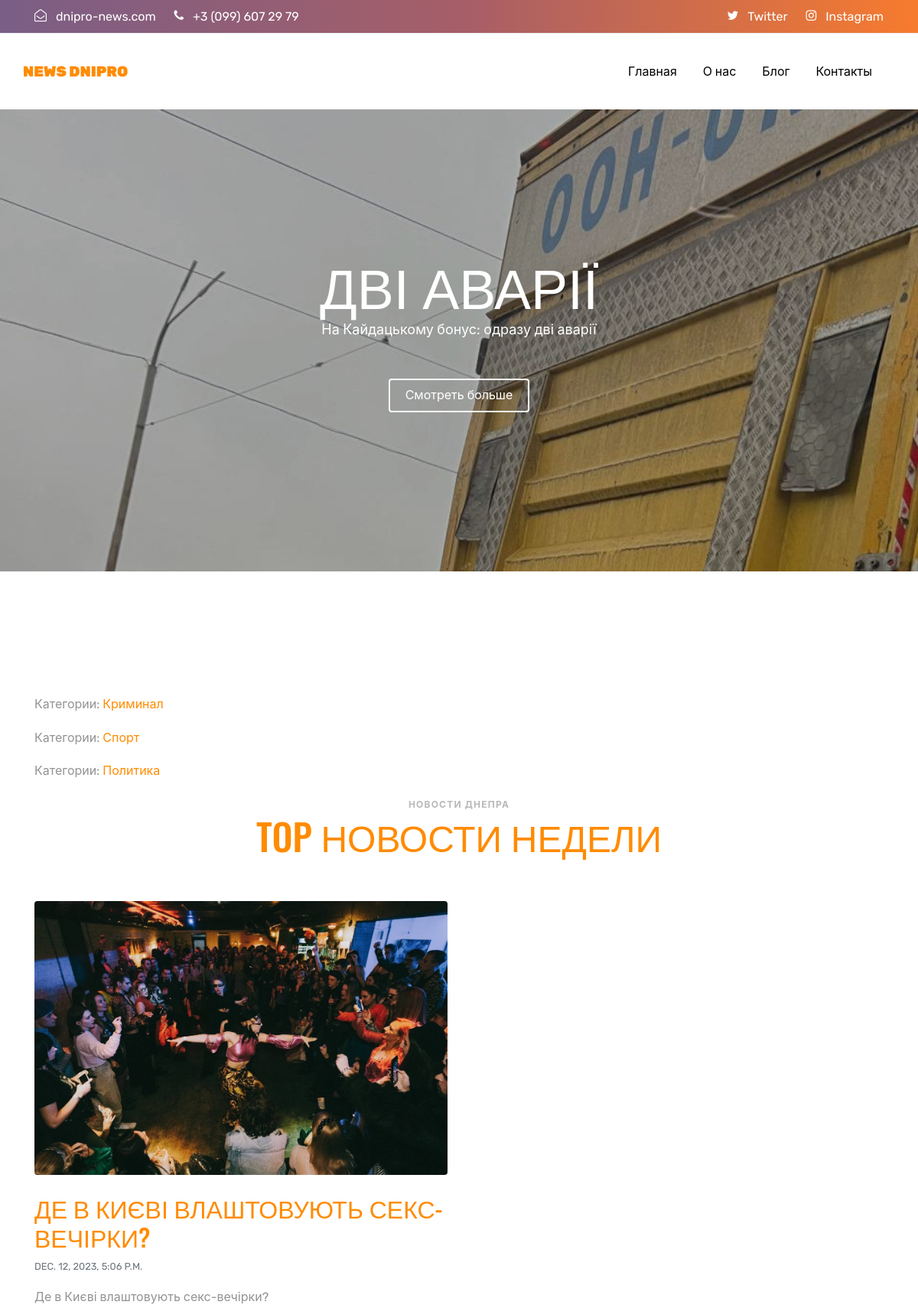
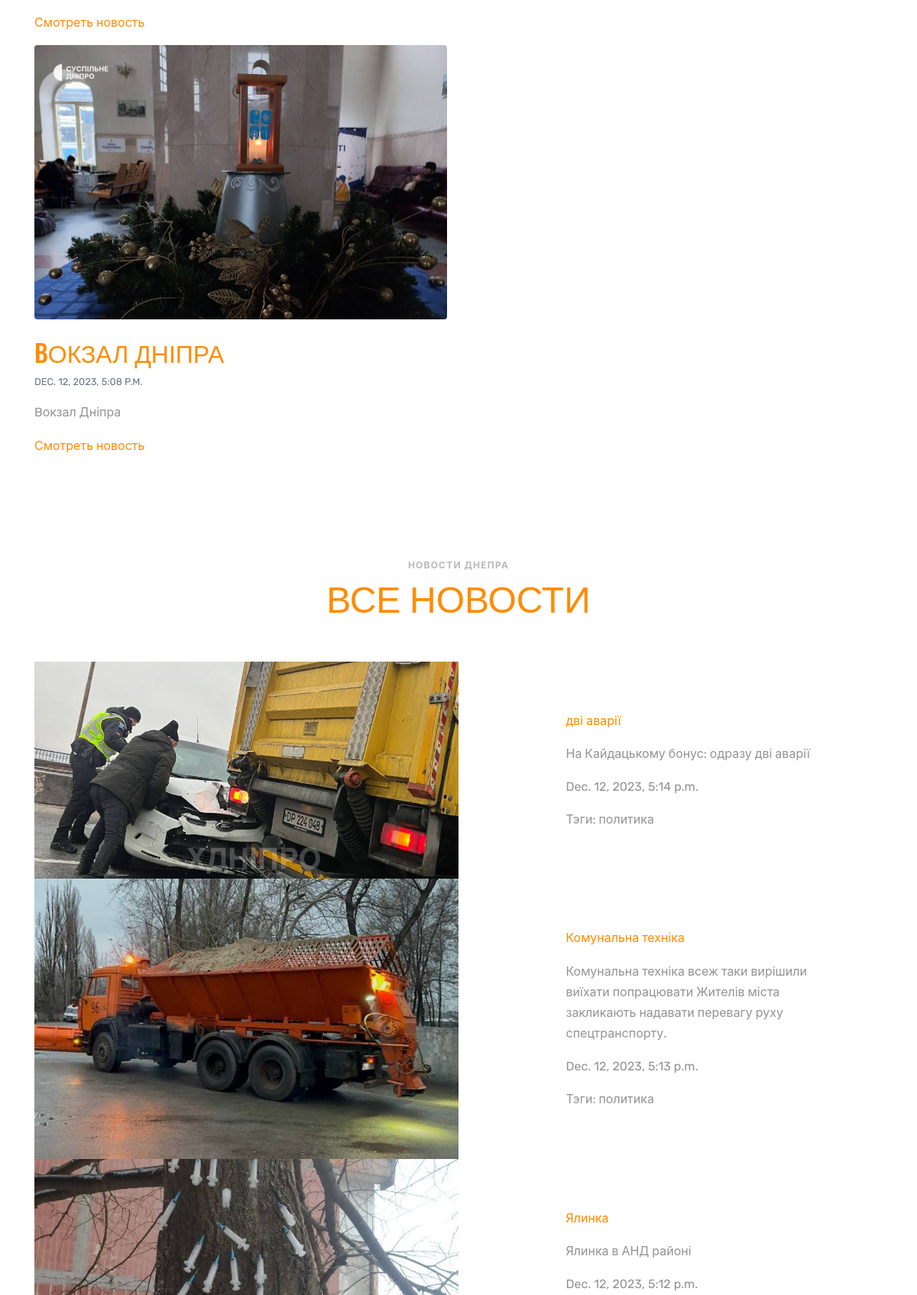
The page / (upper part) on the database its author committed (2 pictures, top to bottom).
### news/models.py (models this page shows, shortened)
class  News(models.Model):
    class Status(models.TextChoices):
        DRAFT = 'DF', 'Daft'
        PUBLISHED = 'pb', 'Published'
    title = models.CharField(max_length=250)
    tags = TaggableManager()#тегирование
    slug = models.SlugField(max_length=250, unique_for_date='publish')#уникальные дата и время для вывода слагов статтей
    body = models.TextField()
    publish = models.DateTimeField(default=timezone.now)
    rating = models.IntegerField(default=0)
    pub_date = models.DateTimeField(auto_now_add=True)
    image = models.ImageField(upload_to='images/', null=True, blank=True)
    categories = models.ManyToManyField(Category)
    status = models.CharField(max_length=2, choices=Status.choices,
                              default=Status.DRAFT)
    @classmethod
    def get_news_of_the_week(cls, count=5):
        today = datetime.today()
        start_of_week = today - timedelta(days=today.weekday())
        start_of_week = start_of_week.replace(hour=0, minute=0, second=0, microsecond=0)
        end_of_week = start_of_week + timedelta(days=6, hours=23,  minutes=59, seconds=59)
        return cls.objects.filter(pub_date__range=[start_of_week, end_of_week])[:count]
    @classmethod
    def get_top_news(cls, count=5):
        return cls.objects.order_by('-rating')[:count]
    class Meta:
        ordering = ['-publish']
        indexes = [models.Index(fields=['-publish']),
                   ]# Указанная опция по- зволяет определять в модели индексы базы данных,
    def get_absolute_url(self):
        return reverse('news:news_detail',
                       args=[
                           self.publish.year,
                           self.publish.month,
                           self.publish.day,
                           self.slug]
                       )

class Category(models.Model):
    name = models.CharField(max_length=100)
    slug = models.SlugField(max_length=100)

### news/views.py (the view)
# urls.py: path('', views.list_view, name='list_view'),#первая страница
def list_view(request):
    latest_news = News.objects.order_by('-pub_date').first()#первая новость
    news_page = News.objects.all()[:4]#новости 4последние
    new = News.objects.all()#все актуальные новости
    cat = Category.objects.all()#все актуальные категории
    week_news = News.get_news_of_the_week(count=4)#топ новостей за неделю
    top_news = News.get_top_news()#топ новости
    return render(request, 'news/post/list.html',
                  {'new': new,
                   'week_news': week_news,
                   'top_news': top_news,
                   'latest_news': latest_news,
                   'news_page ': news_page,
                   'cat': cat}
                  )

### templates/news/post/list.html (shortened to what this page needs)
{% extends "news/base.html" %}
{% block content %}
{% if latest_news %}
    <div class="owl-carousel slide-one-item">
      <div class="site-section-cover overlay img-bg-section" style="background-image: url('{{ latest_news.image.url }}'); " >
        <div class="container">
          <div class="row align-items-center justify-content-center text-center">
            <div class="col-md-12 col-lg-8">
              <h1 data-aos="fade-up" data-aos-delay="">{{ latest_news.title }}</h1>
              <p class="mb-5" data-aos="fade-up" data-aos-delay="100">{{ latest_news.body|truncatewords:10 }}</p>
              <p data-aos="fade-up" data-aos-delay="200"><a href="{{ latest_news.get_absolute_url }}" class="btn btn-outline-white border-w-2 btn-md">Смотреть больше</a></p>
            </div>
          </div>
        </div>
      </div>
    </div>
{% endif %}
<div class="site-section" id="blog-section">
      <div class="container">
           <div class="pt-5">
               {% for category in cat %}
                  <p>Категории:  <a href="{% url 'news:detail_category' category_slug=category.slug %} ">{{ category.name }}</a></p>
               {% endfor %}
            </div>
        <div class="row">
          <div class="col-12 text-center mb-5">
            <div class="block-heading-1" data-aos="fade-up" data-aos-delay="">
              <span>Новости Днепра</span>
              <h2>TOP новости недели</h2>
            </div>
          </div>
        </div>
        <div class="row">
          <div class="col-md-6 col-lg-6" data-aos="fade-up" data-aos-delay="">
            {% for news in top_news|slice:":2"  %}
                <div>
                  <a href="" class="mb-4 d-block"><img src="{{ news.image.url  }}" alt="Image" class="img-fluid rounded"></a>
                  <h2><a href="{{ news.get_absolute_url }}">{{ news.title }}</a></h2>
                  <p class="text-muted mb-3 text-uppercase small"><span class="mr-2">{{ news.pub_date }}</span>
                  <p>{{ news.title }}</p>
                  <p><a href="{{ news.get_absolute_url }}">Смотреть новость</a></p>
                </div>
            {% endfor %}
          </div>
        </div>
      </div>
    </div>
<div class="block__73694 mb-2" id="services-section">
        <div class="container">
             <div class="row">
          <div class="col-12 text-center mb-5">
            <div class="block-heading-1" data-aos="fade-up" data-aos-delay="">
              <span>Новости Днепра</span>
              <h2>Все новости</h2>
            </div>
          </div>
        </div>
          <div class="row d-flex no-gutters align-items-stretch">
           {% for news in new %}
            <div class="col-12 col-lg-6 block__73422" style="background-image: url('{{ news.image.url }}');" data-aos="fade-right" data-aos-delay="">
            </div>
            <div class="col-lg-5 ml-auto p-lg-5 mt-4 mt-lg-0" data-aos="fade-left" data-aos-delay="">
              <a href="{{ news.get_absolute_url }}"><p>{{ news.title }}</p></a>
              <p>{{ news.body }}</p>
              <p>{{ news.pub_date}}</p>
              <p> Тэги: {{ news.tags.all|join:','}}</p>
            </div>
          {% endfor %}
          </div>
        </div>
</div>
{% endblock %}

### templates/news/base.html (shortened to what this page needs)
<!doctype html>
<html lang="en">
{% load static %}
  <head>
    <link rel="stylesheet" href="fonts/icomoon/style.css">
    <link rel="stylesheet" href="{% static 'css/bootstrap.min.css' %}">
    <link rel="stylesheet" href="{% static 'css/jquery.fancybox.min.css' %}">
    <link rel="stylesheet" href="{% static 'css/owl.carousel.min.css' %}">
    <link rel="stylesheet" href="{% static 'css/owl.theme.default.min.css' %}">
    <link rel="stylesheet" href="{% static 'fonts/flaticon/font/flaticon.css' %}">
    <link rel="stylesheet" href="{% static 'css/aos.css' %}">
    <link rel="stylesheet" href="{% static 'css/style.css' %}">
  </head>
  <body data-spy="scroll" data-target=".site-navbar-target" data-offset="300">
  <div class="site-wrap"  id="home-section">
    <div class="top-bar">
      <div class="container">
        <div class="row">
          <div class="col-12">
            <a href="" class="text-white"><span class="mr-2 text-white icon-envelope-open-o"></span> <span class="d-none d-md-inline-block"> dnipro-news.com</span></a>
            <a href="" class="text-white"><span class="mr-2 text-white icon-phone"></span> <span class="d-none d-md-inline-block">+3 (099) 607 29 79</span></a>
            <div class="float-right">
            <a href="#" class="text-white"><span class="mr-2 text-white icon-twitter"></span> <span class="d-none d-md-inline-block">Twitter</span></a>
            <a href="#" class="text-white"><span class="mr-2 text-white icon-instagram"></span> <span class="d-none d-md-inline-block">Instagram</span></a>
            </div>
          </div>
        </div>
      </div>
    </div>
    <header class="site-navbar js-sticky-header site-navbar-target" role="banner">
      <div class="container">
        <div class="row align-items-center position-relative">
            <div class="site-logo">
              <a href="{% url 'news:list_view' %}" class="text-black"><span class="text-primary">News Dnipro</a>
            </div>
            <div class="col-12">
              <nav class="site-navigation text-right ml-auto " role="navigation">
                <ul class="site-menu main-menu js-clone-nav ml-auto d-none d-lg-block">
                <li><a href="{% url 'news:list_view' %}" class="nav-link">Главная</a></li>
                <li><a href="#services-section" class="nav-link">О нас</a></li>
                <li><a href="" class="nav-link">Блог</a></li>
                <li><a href="#testimonials-section" class="nav-link">Контакты</a></li>
              </ul>
              </nav>
            </div>
        </div>
      </div>
    </header>
    {% block content %}{% endblock %}
  </div>
  </body>
</html>

### static/css/style.css (style rules this page uses)
.gradient-2, .site-footer, .top-bar { background: #7a5e86; background: -moz-linear-gradient(left, #7a5e86 0%, #a75e67 51%, #f77b2e 100%); background: -webkit-gradient(left top, right top, color-stop(0%, #7a5e86), color-stop(51%, #a75e67), color-stop(100%, #f77b2e)); background: -webkit-linear-gradient(left, #7a5e86 0%, #a75e67 51%, #f77b2e 100%); background: -o-linear-gradient(left, #7a5e86 0%, #a75e67 51%, #f77b2e 100%); background: -ms-linear-gradient(left, #7a5e86 0%, #a75e67 51%, #f77b2e 100%); background: -webkit-gradient(linear, left top, right top, from(#7a5e86), color-stop(51%, #a75e67), to(#f77b2e)); background: linear-gradient(to right, #7a5e86 0%, #a75e67 51%, #f77b2e 100%); filter: progid:DXImageTransform.Microsoft.gradient( startColorstr='#7a5e86', endColorstr='#f77b2e', GradientType=1 ); }
.font-gray-5, .block-heading-1 span { color: #b8b8b8; }
.font-gray-7, body { color: #939393; }
.border-w-2 { border-width: 2px; }
body { line-height: 1.7; font-weight: 400; font-size: 1rem; }
body:before { position: absolute; content: ""; left: 0; right: 0; bottom: 0; top: 0; background: rgba(0, 0, 0, 0.3); -webkit-transition: .3s all ease; -o-transition: .3s all ease; transition: .3s all ease; opacity: 0; visibility: hidden; z-index: 399; }
a { -webkit-transition: .3s all ease; -o-transition: .3s all ease; transition: .3s all ease; }
h1, h2, h3, h4, h5, .h1, .h2, .h3, .h4, .h5 { font-family: "Oswald", sans-serif; text-transform: uppercase; }
.text-black { color: #000 !important; }
.btn.btn-outline-white { border-color: #fff; background: transparent; color: #fff; }
.site-section { padding: 2.5em 0; }
@media (min-width: 768px) { .site-section { padding: 5em 0; } }
.top-bar { border-bottom: 1px solid #e9ecef !important; }
.site-navbar { margin-bottom: 0px; z-index: 1999; position: relative; width: 100%; padding: 1rem; }
.site-navbar .site-logo { position: absolute; font-size: 1.2rem; text-transform: uppercase; font-weight: 900; line-height: 0; margin: 0; padding: 0; z-index: 3; }
.site-navbar .site-navigation .site-menu { margin-bottom: 0; }
.site-navbar .site-navigation .site-menu a { text-decoration: none !important; display: inline-block; }
.site-navbar .site-navigation .site-menu > li { display: inline-block; }
.site-navbar .site-navigation .site-menu > li > a { margin-left: 15px; margin-right: 15px; padding: 20px 0px; color: #000 !important; display: inline-block; text-decoration: none !important; }
.site-mobile-menu .site-nav-wrap { padding: 0; margin: 0; list-style: none; position: relative; }
.site-mobile-menu .site-nav-wrap a { padding: 10px 20px; display: block; position: relative; color: #212529; }
.site-mobile-menu .site-nav-wrap li { position: relative; display: block; }
.site-mobile-menu .site-nav-wrap > li { display: block; position: relative; float: left; width: 100%; }
.site-mobile-menu .site-nav-wrap > li > a { padding-left: 20px; font-size: 20px; }
.sticky-wrapper .site-navbar { -webkit-transition: .3s all ease; -o-transition: .3s all ease; transition: .3s all ease; }
.sticky-wrapper .site-navbar { background: #fff; }
.sticky-wrapper .site-navbar .site-logo a { color: #fff; }
.sticky-wrapper .site-navbar ul li a { color: rgba(255, 255, 255, 0.7) !important; }
.site-section-cover { position: relative; }
.site-section-cover, .site-section-cover .container { position: relative; z-index: 2; }
.site-section-cover, .site-section-cover .container > .row { height: calc(100vh - 196px); min-height: 577px; }
.site-section-cover.overlay { position: relative; }
.site-section-cover.overlay:before { position: absolute; content: ""; top: 0; left: 0; right: 0; bottom: 0; background: rgba(0, 0, 0, 0.3); z-index: 1; }
.site-section-cover.img-bg-section { background-size: cover; background-repeat: no-repeat; }
.site-section-cover h1 { font-size: 4.5rem; color: #fff; line-height: 1; }
.site-section-cover p { font-size: 18px; color: #fff; }
.site-section { padding: 7rem 0; }
.block-heading-1 span { text-transform: uppercase; font-size: 12px; letter-spacing: .1em; font-weight: bold; }
.block-heading-1 h2 { font-size: 3rem; color: #ff8b00; }
.btn-md { padding: 8px 20px; }
.border-w-2 { border-width: 2px !important; }
.block__73694 .block__73422 { background-size: cover; background-position: center center; background-repeat: no-repeat; }
.top-bar { padding: .5rem 0; }

### rows shown on the page
News: image (picture), title "ДВІ АВАРІЇ", body "На Кайдацькому бонус: одразу дві аварії", title "дві аварії", pub_date "Dec. 12, 2023, 5:14 p.m.", tags.all "политика"
Category: name "Криминал"
Category: name "Спорт"
Category: name "Политика"
News: image (picture), title "ДЕ В КИЄВІ ВЛАШТОВУЮТЬ СЕКС-ВЕЧІРКИ?", pub_date "DEC. 12, 2023, 5:06 P.M.", title "Де в Києві влаштовують секс-вечірки?"
News: image (picture), title "BОКЗАЛ ДНІПРА", pub_date "DEC. 12, 2023, 5:08 P.M.", title "Bокзал Дніпра"
News: image (picture), title "Комунальна техніка", body "Комунальна техніка всеж таки вирішили виїхати попрацювати Жителів міста закликають надавати перевагу руху спецтранспорту.", pub_date "Dec. 12, 2023, 5:13 p.m.", tags.all "политика"
News: image (picture), title "Ялинка", body "Ялинка в АНД районі", pub_date "Dec. 12, 2023, 5:12 p.m."
